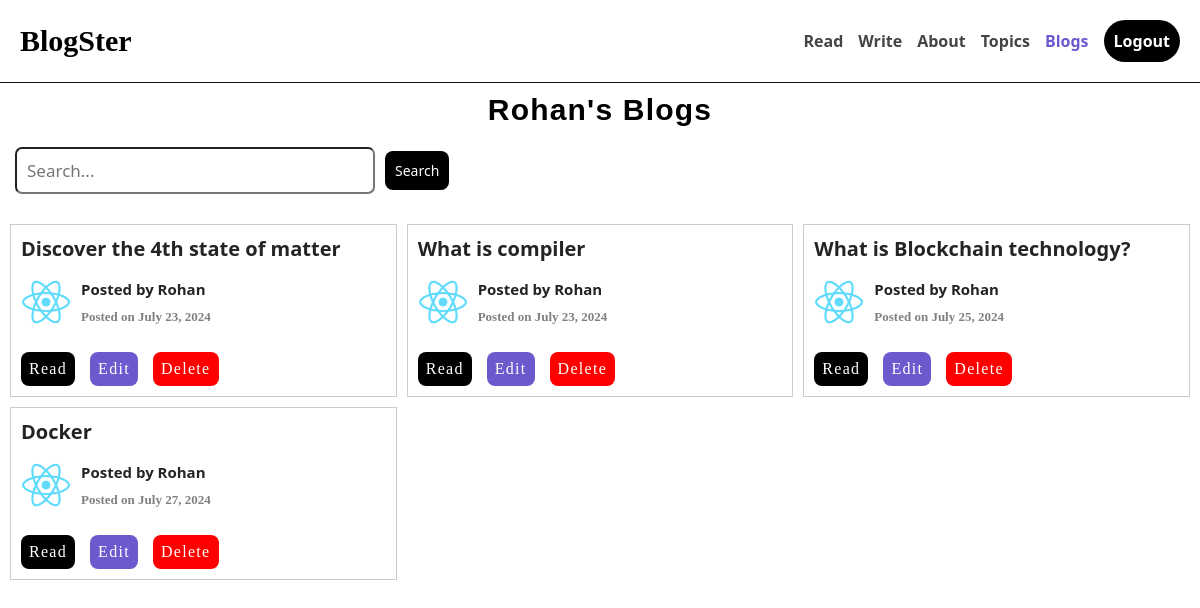
/blog/your_blogs/2 (signed in), run on the app's committed database.
### blog/models.py (models this page shows, shortened)
class BlogModel(models.Model):
    TOPICS = [
        ("PR","Programming"),
        ("TC","Technology"),
        ("AT","Art"),
        ("DO","DevOps"),
        ("LT","Literature"),
        ("SC","Science")
    ]
    title = models.CharField(max_length=500)
    content = models.TextField()
    author = models.ForeignKey(User, on_delete=models.CASCADE)
    createdAt = models.DateField(auto_now_add= True)
    topics = models.CharField(max_length=2,choices = TOPICS)
    claps = models.IntegerField(default=0)

### blog/views.py (the view)
# urls.py: path('your_blogs/<str:authorId>', views.UserBlogs, name="yourBlogs"),
@login_required
def UserBlogs(request, authorId):
    try:
        yourBlogs = BlogModel.objects.filter(author=authorId)
        author = User.objects.get(id=authorId)
        if len(yourBlogs) == 0:
            return render(request, 'fallback.html', {"message": "Nothing to show"})
        return render(request, 'blog/readBlog.html', {'blogs': yourBlogs, 'author': author})
    except:
        return render(request, 'fallback.html', {"message": "Blog does not exist"})

### blog/templates/blog/readBlog.html (shortened to what this page needs)
{% extends 'layout.html' %}
{% load static %}
{% block content %}
<div class="read_container">
    <div class="read_main_container">
        {% if request.resolver_match.url_name == 'yourBlogs' %}
            <h2 class="read_main_container_heading"> {{ author }}'s Blogs </h2>
        {% else %}
            <h2 class="read_main_container_heading"> All Blogs </h2>
        {% endif %}
        <form target="_self" class="searchForm" action="{% url 'search' %}">
            <input type="search" class="read_search_bar" placeholder="Search..." name="search_query">
            <button type="submit" class="button">Search</button>
        </form>
        <div class="read_main_cards_container">
            {% for blog in blogs %}
            <div class="read_main_card">
                <h3 class="post_title">{{ blog.title }}</h3>
                <span class="post_profile">
                    <img src="{% static 'images/logo.png' %}" alt="User" width="50" height="50">
                    <div style="display: flex; flex-direction:column; gap: 10px;">
                        <h4 class="post_author">Posted by {{ blog.author }}</h4>
                        <p class="post_date">Posted on {{ blog.createdAt }}</p>
                    </div>
                </span>
                <span class="post_info">
                    <a href="{% url 'singleBlog' blog.title blog.id %}" class="btn read_btn">Read</a>
                    {% if blog.author == request.user %}
                    <a href="{% url 'edit' blog.id %}" class="btn edit_btn">Edit</a>
                    <a href="{% url 'delete' blog.id blog.topics %}" class="btn del_btn">Delete</a>
                    {% endif %}
                </span>
            </div>
            {% endfor %}
        </div>
    </div>
</div>
{% endblock %}

### static/css/main.css (style rules this page uses)
* { box-sizing: border-box; padding: 0; margin: 0; }
body { height: 100vh; width: 100vw; background-color: #fff; overflow-x: hidden; }
.button { border: none; padding: 10px; border-radius: 8px; cursor: pointer; font-size: 14px; font-family: 'Segoe UI', Tahoma, Geneva, Verdana, sans-serif; width: fit-content; }

### static/css/read.css (style rules this page uses)
.read_container { display: flex; height: 88vh; }
.read_main_container { height: inherit; flex: 1; display: flex; flex-direction: column; gap: 20px; }
.read_main_container_heading { font-family: Arial, Helvetica, sans-serif; font-size: 30px; text-align: center; margin-top: 10px; letter-spacing: 1.2px; }
.read_main_cards_container { display: grid; grid-template-columns: 1fr 1fr 1fr; padding: 10px; gap: 10px; }
.read_main_card { height: fit-content; border: 1px solid rgb(207, 203, 203); padding: 10px; display: flex; flex-direction: column; gap: 15px; }
.post_title { font-family: 'Segoe UI', Tahoma, Geneva, Verdana, sans-serif; font-size: 20px; font-weight: 600; color: #242424; }
.post_author { font-family: 'Segoe UI', Tahoma, Geneva, Verdana, sans-serif; font-size: 15px; font-weight: 550; color: #242423; }
.post_profile { display: flex; align-items: center; gap: 10px; }
.post_date { font-size: 13px; color: gray; font-weight: bold; }
.post_info { display: flex; align-items: center; gap: 15px; margin-top: 10px; }
.read_search_bar { width: 30%; padding: 10px; border-radius: 7px; font-size: 17px; font-family: 'Segoe UI', Tahoma, Geneva, Verdana, sans-serif; margin-left: 15px; outline: none; }
.searchForm { display: flex; align-items: center; gap: 10px; }
.searchForm button { background-color: black; color: white; }
.btn { padding: 8px; border-radius: 8px; cursor: pointer; text-decoration: none; }
.read_btn { background-color: black; color: white; letter-spacing: 1.3px; }
.edit_btn { background-color: slateblue; color: white; letter-spacing: 1.3px; }
.del_btn { background-color: red; color: white; letter-spacing: 1.3px; }

### data on the page
BlogModel: title "Discover the 4th state of matter", author "Rohan", createdAt "July 23, 2024", shows "Edit"
BlogModel: title "What is compiler", author "Rohan", createdAt "July 23, 2024", shows "Edit"
BlogModel: title "What is Blockchain technology?", author "Rohan", createdAt "July 25, 2024", shows "Edit"
BlogModel: title "Docker", author "Rohan", createdAt "July 27, 2024", shows "Edit"

### other printed values
{{ author }} "Rohan"
